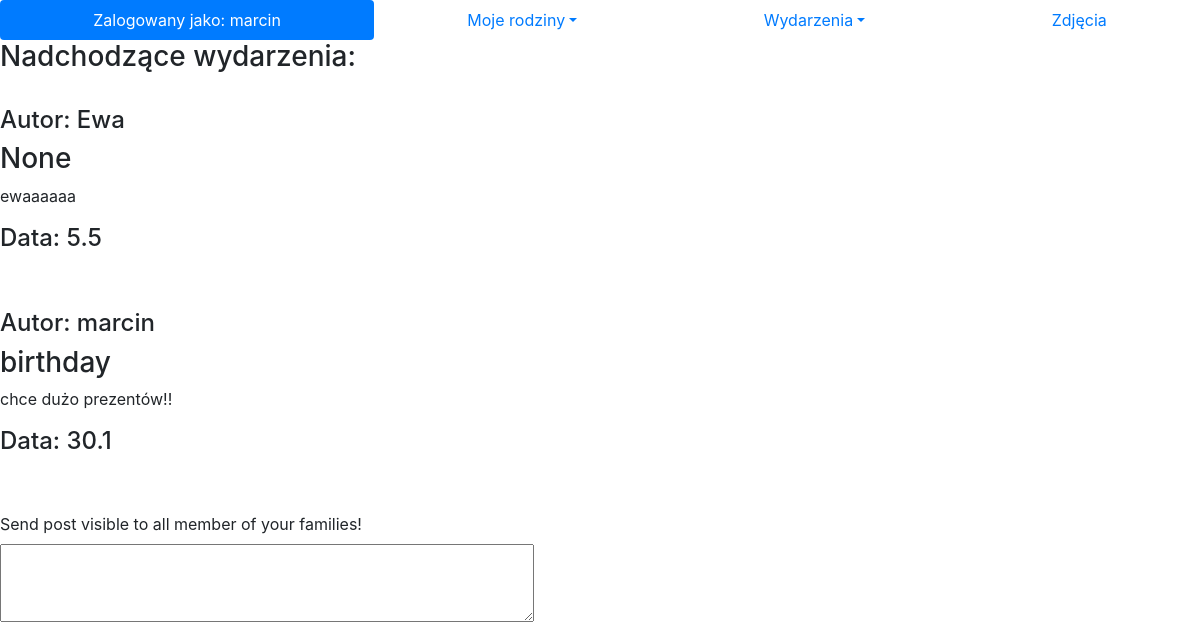
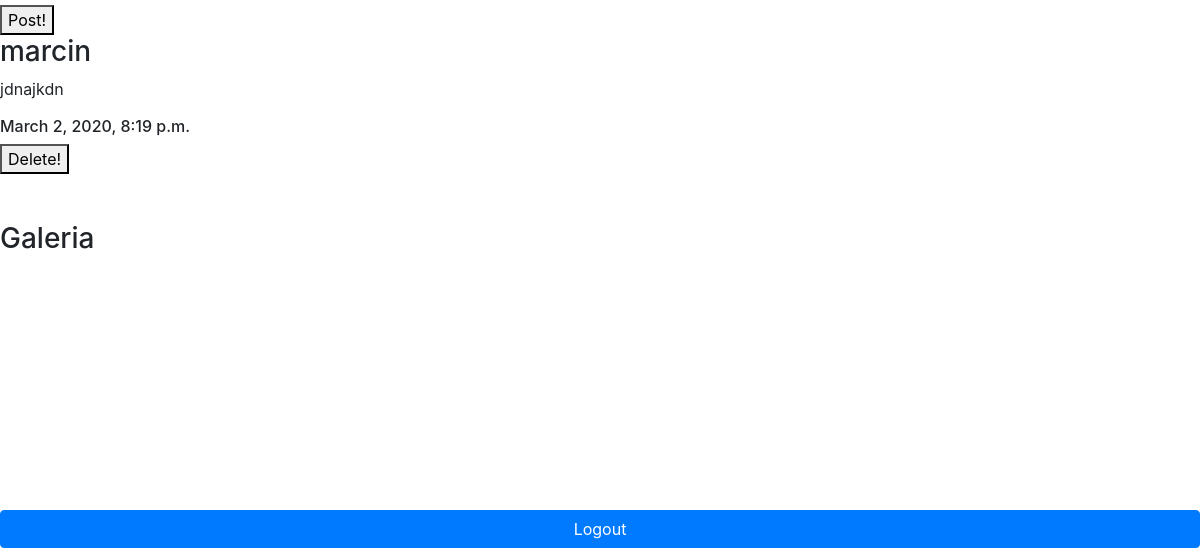
The page /loggedin/ (signed in) on the database as committed earlier (2 pictures, top to bottom).
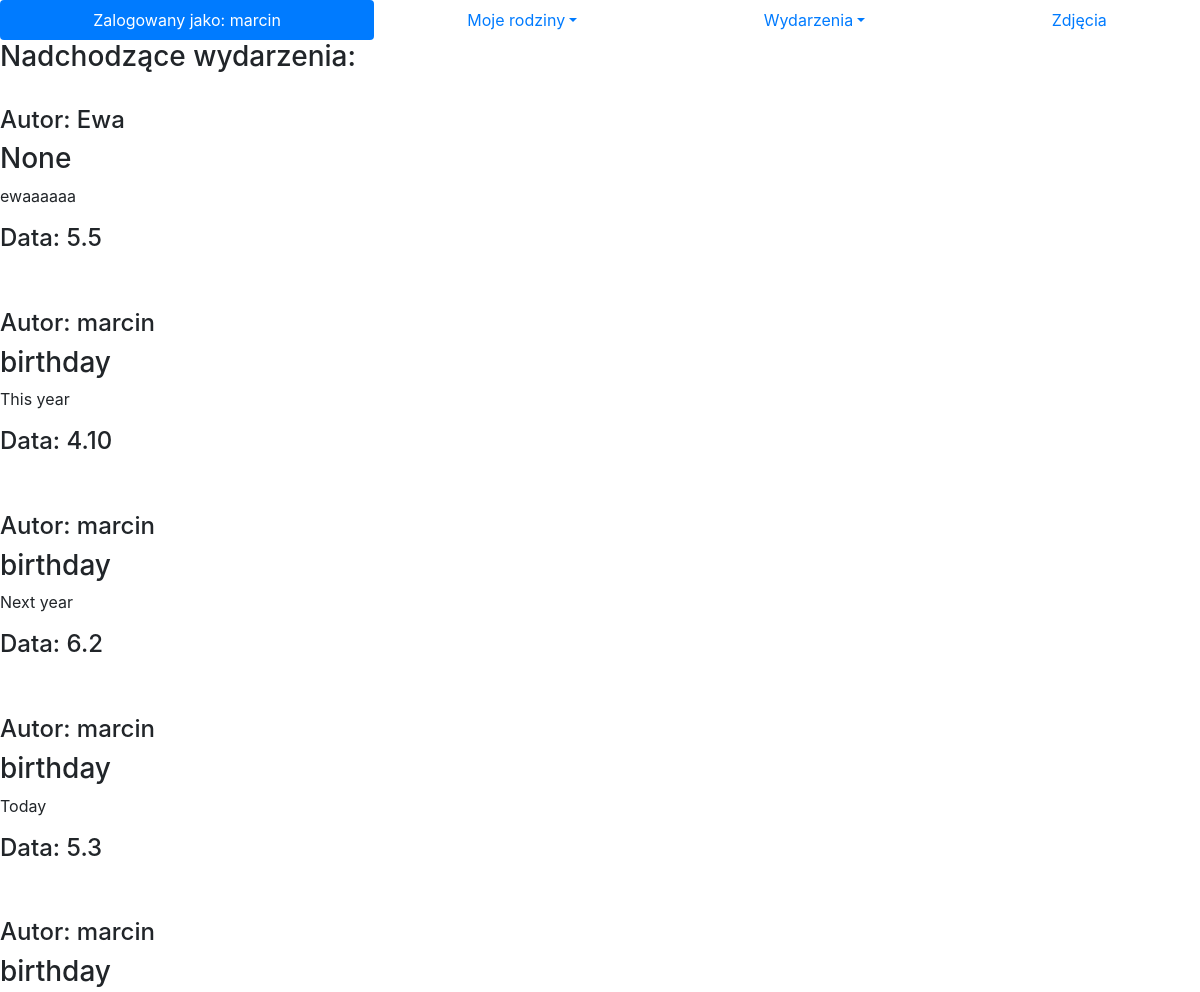
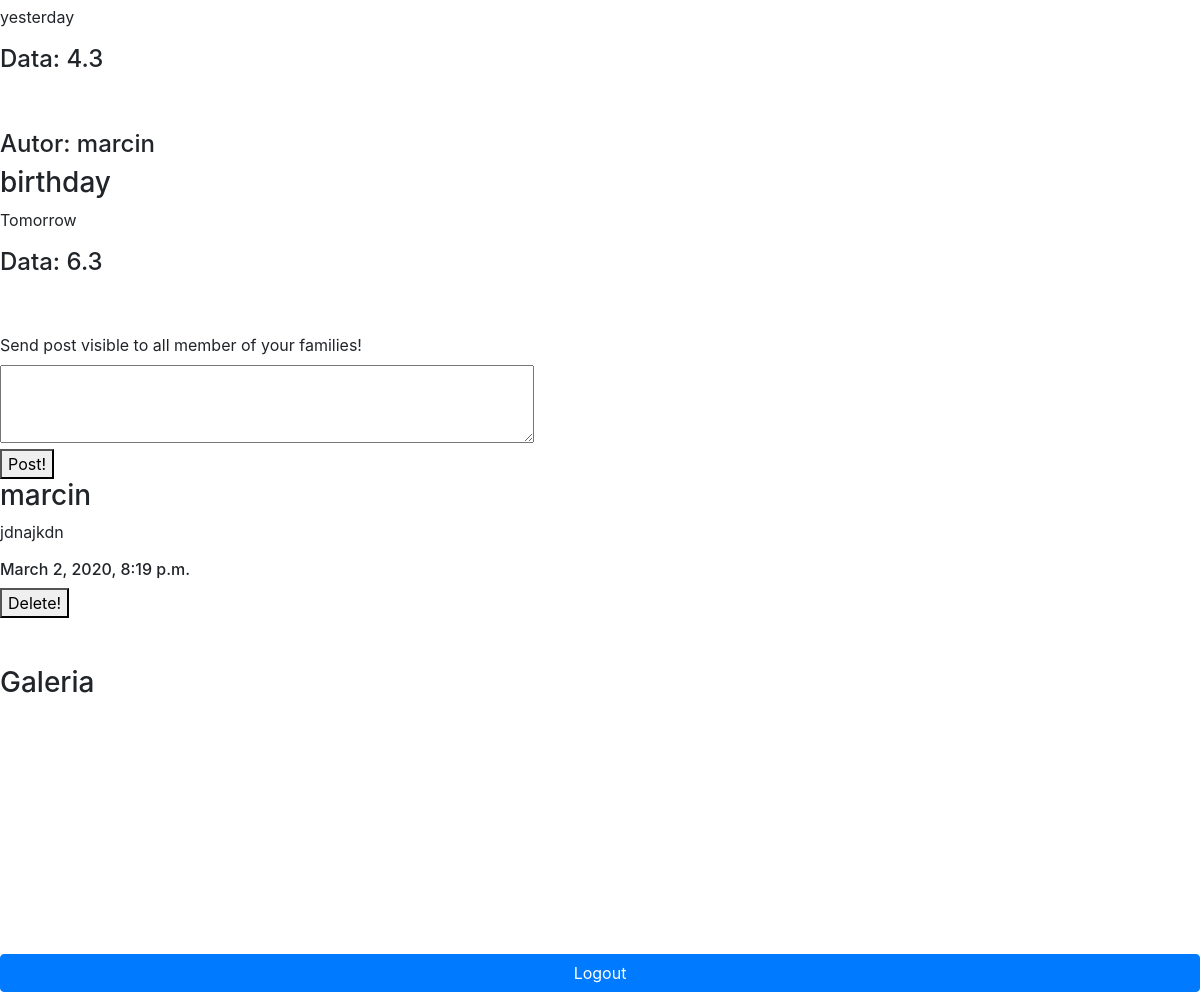
The same page on the database as committed later (2 pictures, top to bottom).
### logged/models.py (models this page shows, shortened)
class Event(models.Model):
    author = models.CharField(max_length=256, default='None')
    occasion = models.CharField(max_length=64, default='None')
    desc = models.TextField(blank=True)
    day = models.PositiveSmallIntegerField(default=0)
    month = models.PositiveSmallIntegerField(default=0)

class Post(models.Model):
    author = models.CharField(max_length=256, default='None')
    text = models.TextField()
    date = models.DateTimeField(auto_now_add=True)

### Authentication/views.py (the view, shortened to what this page needs)
# urls.py: path('loggedin/', Logedin, name='logedin'),
@login_required
def Logedin(request):
    if request.method == 'GET':
        families = Family.objects.filter()
        my_families = [] # families that I belong to
        events = Event.objects.all()# all database events
        members_of_my_families = []
        events_in_my_families = []
        for family in families:
            for member in family.members.all():
                if str(member) == str(request.user.username):
                    my_families.append(family)
        for family in my_families:
            for member in family.members.all():
                members_of_my_families.append(member.member)
        members_of_my_families = list(dict.fromkeys(members_of_my_families))
        for event in events:
            if event.author in members_of_my_families:
                events_in_my_families.append(event)
        events_in_my_families = list(dict.fromkeys(events_in_my_families))
        for event_in_family in events_in_my_families:
            if event_in_family.month < datetime.datetime.now().month:
                event_in_family.this_year = datetime.datetime(datetime.datetime.now().year + 1, event_in_family.month,
                                                              event_in_family.month)
            elif event_in_family.month > datetime.datetime.now().month:
                event_in_family.this_year = datetime.datetime(datetime.datetime.now().year,
                                                              event_in_family.month,
                                                              event_in_family.month)
            else:
                if event_in_family.day < datetime.datetime.now().day:
                    event_in_family.this_year = datetime.datetime(datetime.datetime.now().year + 1,
                                                                  event_in_family.month,
                                                                  event_in_family.month)
                else:
                    event_in_family.this_year = datetime.datetime(datetime.datetime.now().year,
                                                                  event_in_family.month,
                                                                  event_in_family.month)
        sorted_events = sorted(events_in_my_families, key=attrgetter('this_year'))
        posts = Post.objects.all() #all posts
        posts_in_my_families = []
        for post in posts:
            if post.author in members_of_my_families:
                posts_in_my_families.append(post)
        posts_in_my_families = list(dict.fromkeys(posts_in_my_families))
        photos = Photo.objects.all()  # all photos
        photos_in_my_families = []
        for photo in photos:
            if photo.author in members_of_my_families:
                photos_in_my_families.append(photo)
        photos_in_my_families = list(dict.fromkeys(photos_in_my_families))
        return render(request, 'Authentication/loggedin.html',{'my_families':my_families, 'events_in_my_families':sorted_events, 'members_of_my_families':members_of_my_families,'posts_in_my_families':posts_in_my_families,'photos_in_my_families':photos_in_my_families})

### Authentication/models.py (called while the page is built)
    def __str__(self):
        return self.member

### Authentication/templates/Authentication/loggedin.html (shortened to what this page needs)
{% extends 'Authentication/base.html' %}
{% block content %}
<ul class="nav nav-pills nav-fill">
  <li class="nav-item">
    <a class="nav-link active">Zalogowany jako: {{ user.username }}</a>
  </li>
  <li class="nav-item dropdown">
    <a class="nav-link dropdown-toggle" data-toggle="dropdown" href="#" role="button" aria-haspopup="true" aria-expanded="false">Moje rodziny</a>
  </li>
  <li class="nav-item dropdown">
    <a class="nav-link dropdown-toggle" data-toggle="dropdown" href="#" role="button" aria-haspopup="true" aria-expanded="false">Wydarzenia</a>
  </li>
  <li class="nav-item">
    <a class="nav-link" href="{% url 'photos'%}">Zdjęcia</a>
  </li>
</ul>
{% if not my_families%}
<h2>Czas dołączyć do jakiejś rodziny</h2> <br>
<h4>Stwórz jako pierwszy swoją rodzię lub poproś osobę która zaprosiła Cię do Familiara o ID rodziny do której chciałbyś dołączyć</h4><br><br>
    <a href="{% url 'createfamily'%}" class="btn btn-primary btn-block">Stwórz rodzinę</a><br>
    <a href="{% url 'joinfamily'%}" class="btn btn-primary btn-block">Dołącz do istniejące rodziny</a><br>
{% else %}
<h3>Nadchodzące wydarzenia:</h3><br>
{% for event in events_in_my_families %}
<div>
    <h4>Autor: {{ event.author }}</h4>
    <h3> {{ event.occasion }}</h3>
    <p>{{ event.desc }}</p>
    <h4>Data: {{ event.day }}.{{ event.month }}</h4>
</div><br><br>
{% endfor %}
<dvi>
    <div>
        <form method="POST">
           <label for="send_post">Send post visible to all member of your families!</label><br>
           <textarea name='send_post' id='send_post' rows="3" cols="50"></textarea><br>
           <button type="submit">Post!</button>
        </form>
    </div>
    <div>
        {% if posts_in_my_families %}
            {% for post in posts_in_my_families %}
                <div>
                    <h3>{{ post.author }}</h3>
                    <p>{{ post.text }}</p>
                    <h6>{{ post.date }}</h6>
                            <form method="POST">
                               <button type="submit">Delete!</button>
                            </form>
                </div>
            {% endfor %}
        {% endif %}
    </div>
<br>
<br>
{% if photos_in_my_families %}
<div id="carouselExampleControls" class="carousel slide" data-ride="carousel" >
  <div class="carousel-inner">
    <div class="carousel-item active" style="height: 30vh;width:auto;">
      <h3 style="position: 20px;">Galeria</h3>
    </div>
  </div>
  <a class="carousel-control-prev" href="#carouselExampleControls" role="button" data-slide="prev">
    <span class="carousel-control-prev-icon" aria-hidden="true"></span>
  </a>
  <a class="carousel-control-next" href="#carouselExampleControls" role="button" data-slide="next">
    <span class="carousel-control-next-icon" aria-hidden="true"></span>
  </a>
</div>
{% endif %}
{% endif %}
<br>
<br>
<form action="{% url 'logoutuser' %}" method="POST">
    <button type="submit" class="btn btn-primary btn-block">Logout</button>
</form>
{% endblock %}

Rows that differ between the two databases and show on the page:
removed Event: author "marcin", occasion "birthday", desc "chce dużo prezentów!!", day "30", month "1"
added Event: author "marcin", occasion "birthday", desc "This year", day "4", month "10"
added Event: author "marcin", occasion "birthday", desc "Next year", day "6", month "2"
added Event: author "marcin", occasion "birthday", desc "Today", day "5", month "3"
added Event: author "marcin", occasion "birthday", desc "yesterday", day "4", month "3"
added Event: author "marcin", occasion "birthday", desc "Tomorrow", day "6", month "3"
